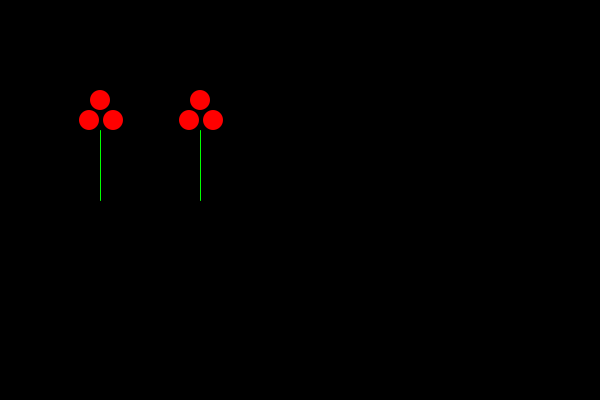
Frame 1 (no input)
Frame 60 (the mouse pressed at the canvas centre just before this capture): identical to frame 1, image omitted
Frame 120 (the mouse held since frame 60 and released just before this capture): identical to frame 1, image omitted

The Processing sketch that drew this single still picture (run headless with seeded random() and noise(); from frame 60 on, the mouse is pressed at the canvas centre):

// Processing sketch: sketch_7_3_Reusability_with_Functions
// ── sketch_7_3_Reusability_with_Functions.pde
void setup () {
  size (600, 400);
}

void draw() {
  background(0);
  flower(100, 100); //call flower
  flower(200, 100); //call a second flower - reusability!
}

void flower(float x, float y) { //define flower
  fill(255, 0, 0);
  noStroke();
  ellipse(x, y, 20, 20);//use x and y to define the three ellipse's relative position to each other.
  ellipse(x+13, y+20, 20, 20);
  ellipse(x-11, y+20, 20, 20);
  stroke(0, 255, 0);
  line (x, y+30, x, y+100);
}
